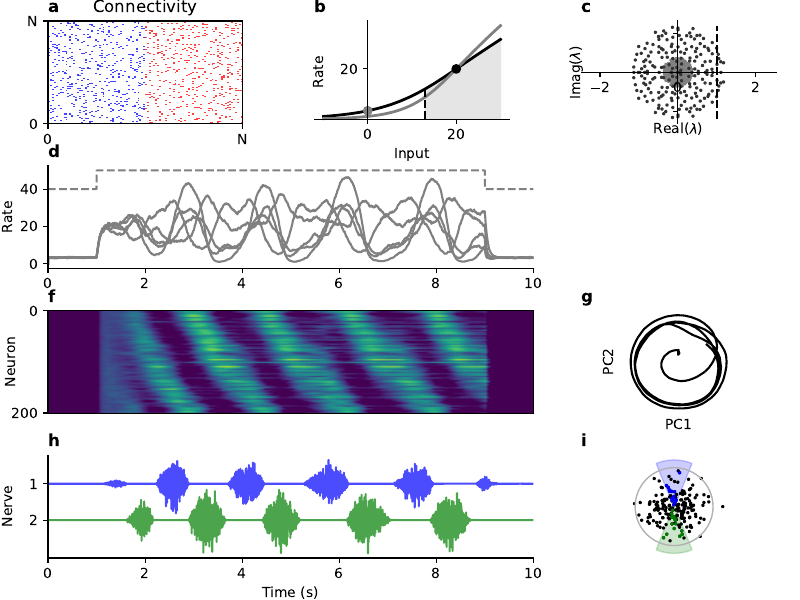

Here is the Python script that generated this plot:
import numpy as np
import matplotlib.pyplot as plt
from spinalsim import *
from astropy.stats.circstats import circcorrcoef,circmean
plt.close('all')
plt.ion()

### Set up simulation
neuron_params = {
    'tau_V' : 50.,
    'seed' : 5,
    'stim_func' : stim_varying_common,
	'gain_func' : gain_const_common,
	'I_e':20.,
    'noise_ampl' : 4.,
    'f_V_func':tanh_f_V,
    'threshold':20.,
    'gain': 1.2,
    'fmax' : 50.,
    'V_init':0.,
    't_steps' : 10000,
    }

conn_params = {
    'N' : 200,
    'C' : .1,
    'frac_inh':.5,
    'g':1.,
    'W_radius':1.0,
    'seed':1,
}

# Generate network connectivity
N = conn_params['N']
N_exc = int(N*(1.-conn_params['frac_inh']))
W = generate_W_dale_by_radius(**conn_params)
eigvals,eigvecs = np.linalg.eig(W)

# Calculate eigenvalue spectrum and dominant eigenmode
max_idx = eigvals.real.argmax()
osc_mode = np.conj(eigvecs[:,max_idx])
neuron_phase = np.angle(osc_mode)
neuron_ampl = np.abs(osc_mode)
phase_sort = np.argsort(neuron_phase)


# Set up input vector
stim_start = 1000
stim_stop = 9000
I_e = neuron_params['threshold']
I_e_vec = np.zeros(neuron_params['t_steps'])
I_e_vec[stim_start:stim_stop] = neuron_params['I_e']
neuron_params['I_e'] = I_e_vec

# Simulate network activity
R = simulate_network(W,**neuron_params)
PCs,proj_PC,var_exp = calc_PCA(R[:,stim_start:stim_stop])

# Calculate nerve readout
flexor = simple_readout(R,neuron_phase,N_exc,exc_phase=np.pi/2,inh_phase=-np.pi/2.,exc_spread=np.pi/8.,inh_spread=np.pi/8.)
extensor = simple_readout(R,neuron_phase,N_exc,exc_phase=-np.pi/2,inh_phase=np.pi/2,exc_spread=np.pi/8.,inh_spread=np.pi/8.)
tvec_s = np.linspace(0,neuron_params['t_steps']/1000,neuron_params['t_steps'])

### For transfer function illustration
V_vec = np.linspace(-10,30,100)
f_vec = np.zeros_like(V_vec)
f_vec2 = np.zeros_like(V_vec)

slope_vec =np.zeros_like(V_vec)
[f_V_func,threshold,gain,fmax] = [neuron_params[key] for key in ['f_V_func','threshold','gain','fmax']]

for i,V in enumerate(V_vec):
    f_vec[i] = f_V_func(V,threshold,gain,fmax)
    f_vec2[i] = f_V_func(V,threshold,1.5*gain,fmax)  
    slope_vec[i] = calc_slope_at_f_V(V,.1,f_V_func,threshold,gain,fmax)

slope_at_rest = calc_slope_at_f_V(0.,.1,f_V_func,threshold,gain,fmax)
slope_at_input = calc_slope_at_f_V(I_e,.1,f_V_func,threshold,gain,fmax)
slope_above_one = np.where(slope_vec>1.)[0]

#### Formate Figure 2
from figure_functions import *

figsize = [8,6]    
fig = plt.figure(figsize=figsize)

n_rows = 4
n_cols = 3

pad_x = .06
pad_y = .035

tot_width_ax = (1.)/n_cols
tot_height_ax = (1.-pad_y)/n_rows
width_ax = tot_width_ax-1.5*pad_x
height_ax = tot_height_ax-2.*pad_y

ax_dict = {}
ax_dict['a']=fig.add_axes(rect=[pad_x,3.*tot_height_ax+2.*pad_y,width_ax,height_ax])
ax_dict['b']=fig.add_axes(rect=[tot_width_ax+pad_x,3.*tot_height_ax+2.*pad_y,width_ax,height_ax])
ax_dict['c']=fig.add_axes(rect=[2.*tot_width_ax+pad_x,3.*tot_height_ax+2.*pad_y,width_ax,height_ax])
ax_dict['d']=fig.add_axes(rect=[pad_x,2.*tot_height_ax+2.*pad_y,2.*(width_ax+pad_x),height_ax])
# ax_dict['e']=fig.add_axes(rect=[2.*tot_width_ax+pad_x,2.*tot_height_ax+2.*pad_y,width_ax,height_ax])
ax_dict['f']=fig.add_axes(rect=[pad_x,tot_height_ax+2.*pad_y,2.*(width_ax+pad_x),height_ax])
ax_dict['g']=fig.add_axes(rect=[2.*tot_width_ax+pad_x,tot_height_ax+2.*pad_y,width_ax,height_ax])#,projection='polar')
ax_dict['h']=fig.add_axes(rect=[pad_x,2.*pad_y,2.*(width_ax+pad_x),height_ax])
ax_dict['i']=fig.add_axes(rect=[2.*tot_width_ax+pad_x,2.*pad_y,width_ax,height_ax])#,projection='polar')

for key in ax_dict.keys():
    ax_dict[key].set_title(key,loc='left',fontweight='bold')

for key in ['b','c','d','h']:
    trim_spines(ax_dict[key])

for key in ['g']:
    remove_spines(ax_dict[key])

for key in ['b','c']:
    set_spines_at_zero(ax_dict[key])

#### Plot subpanels

ax = ax_dict['a']
ax.pcolor(W[::2,::2],cmap='bwr_r',alpha=.75)#,interpolation=None)
# ax.axis('equal')
ax.set_title('Connectivity')
ax.set_xticks([0,100])
ax.set_xticklabels(['0','N'])
ax.set_yticks([0,100])
ax.set_yticklabels(['0','N'])
# ax.axis('off')

ax = ax_dict['b']
ax.plot(V_vec,f_vec,c='k',lw=2)
ax.plot(V_vec,f_vec2,c='.5',lw=2)
ax.plot([0],[f_V_func(0,threshold,gain,fmax)],marker='o',c='.5')
ax.plot([I_e],[f_V_func(I_e,threshold,gain,fmax)],'ko')
ax.fill_between(V_vec,np.zeros(len(V_vec)),f_vec,where=slope_vec>1.,color='.9')
thresh_idx = np.min(np.where(slope_vec>1.)[0])
ax.plot([V_vec[thresh_idx],V_vec[thresh_idx]],[0,f_V_func(V_vec[thresh_idx],threshold,gain,fmax)],'k--')
ax.set_yticks([20])
ax.set_xlabel('Input')
ax.set_ylabel('Rate',labelpad=10)

ax = ax_dict['c']
ax.scatter(slope_at_rest*eigvals.real,slope_at_rest*eigvals.imag,s=2,c='.5')
ax.scatter(slope_at_input*eigvals.real,slope_at_input*eigvals.imag,s=2,c='.2')
ax.plot([1.,1.],[-1.2,1.2],'k--')
ax.set_yticklabels([])
ax.set_xlim([-2.1,2.1])
ax.axis('equal')
ax.set_xlabel('Real($\lambda$)',labelpad=20)
ax.set_ylabel('Imag($\lambda$)',labelpad=60)

ax = ax_dict['d']
ax.plot(tvec_s,R[::40].T,'.5')
ax.plot(tvec_s,40+.5*I_e_vec,ls='--',c='.5')
ax.set_xlim([0,tvec_s[-1]])
ax.set_ylabel('Rate')

ax = ax_dict['f']
ax.imshow(R[phase_sort],vmin=10,vmax=50.,origin='upper',interpolation=None)

ax.set_xticks([])
ax.set_yticks([0,N-1])
ax.set_yticklabels(['0',str(N)])
ax.axis('tight')
ax.set_ylabel('Neuron',labelpad=-5)

ax = ax_dict['g']
ax.plot(proj_PC[0],-proj_PC[1],c='k')
ax.axis('equal')
ax.set_xlabel('PC1')
ax.set_ylabel('PC2',labelpad=-25)

ax = ax_dict['h']
ax.plot(tvec_s,extensor['nerve'],c='green',alpha=.7)
ax.plot(tvec_s,1.2*np.max(extensor['nerve'])+flexor['nerve'],c='blue',alpha=.7)
ax.set_xlim([0,tvec_s[-1]])
ax.set_xlabel('Time (s)')
ax.set_ylabel('Nerve',labelpad=10)
ax.set_yticks([0,1.2*np.max(extensor['nerve'])])
ax.set_yticklabels(['2','1'])

ax = ax_dict['i']
rmax = .8*np.max(np.abs(osc_mode))
x_circle = rmax*np.cos(np.linspace(-np.pi,np.pi,100))
y_circle = rmax*np.sin(np.linspace(-np.pi,np.pi,100))
x_pie_flexor = 1.2*rmax*np.cos(np.linspace(flexor['exc_phase']-flexor['exc_spread'],flexor['exc_phase']+flexor['exc_spread'],100))
y_pie_flexor = 1.2*rmax*np.sin(np.linspace(flexor['exc_phase']-flexor['exc_spread'],flexor['exc_phase']+flexor['exc_spread'],100))
x_pie_extensor = 1.2*rmax*np.cos(np.linspace(extensor['exc_phase']-extensor['exc_spread'],extensor['exc_phase']+extensor['exc_spread'],100))
y_pie_extensor = 1.2*rmax*np.sin(np.linspace(extensor['exc_phase']-extensor['exc_spread'],extensor['exc_phase']+extensor['exc_spread'],100))
ax.fill_between(x_pie_flexor,np.r_[np.linspace(y_pie_flexor[0],0,50),np.linspace(0,y_pie_flexor[-1],50)],y_pie_flexor,color='blue',alpha=.2)
ax.fill_between(x_pie_extensor,np.r_[np.linspace(y_pie_extensor[0],0,50),np.linspace(0,y_pie_extensor[-1],50)],y_pie_extensor,color='green',alpha=.2)
ax.plot(x_circle,y_circle,c='.7',lw=1,ls='-')
ax.scatter(osc_mode.real,osc_mode.imag,s=2.,c='k')
ax.scatter(osc_mode.real[flexor['exc_idx']],osc_mode.imag[flexor['exc_idx']],s=2.,c='b')
ax.scatter(osc_mode.real[extensor['exc_idx']],osc_mode.imag[extensor['exc_idx']],s=2.,c='g')
ax.axis('equal')
ax.axis('off')

plt.savefig('Fig2.pdf')





# Supplementary materials
# figsize = [6,6]    
# fig_suppl = plt.figure(figsize=figsize)
# 
# n_rows = 4
# n_cols = 1
# pad_x = .06
# pad_y = .035
# 
# tot_width_ax = (1.)/n_cols
# tot_height_ax = (1.-pad_y)/n_rows
# width_ax = tot_width_ax-1.5*pad_x
# height_ax = tot_height_ax-2.*pad_y
# 
# ax_dict = {}
# ax_dict['a']=fig_suppl.add_axes(rect=[pad_x,3.*tot_height_ax+2.*pad_y,width_ax,height_ax])
# ax_dict['b']=fig_suppl.add_axes(rect=[pad_x,2.*tot_height_ax+2.*pad_y,width_ax,height_ax])
# ax_dict['c']=fig_suppl.add_axes(rect=[pad_x,1.*tot_height_ax+2.*pad_y,width_ax,height_ax])
# ax_dict['d']=fig_suppl.add_axes(rect=[pad_x,0.*tot_height_ax+2.*pad_y,width_ax,height_ax])
# 
# ax = ax_dict['a']
# ax.imshow(R_hist,origin='lower',interpolation=None,vmax=10)
# ax.plot(np.mean(R,0),lw=2,c='.3')
# ax.plot(np.mean(R,0)-np.std(R,0),lw=1,c='.5')
# ax.plot(np.mean(R,0)+np.std(R,0),lw=1,c='.5')
# ax.axis('tight')
# 
# ax = ax_dict['b']
# ax.plot(tvec_s,I_e_vec,lw=1,c='k',ls='--')
# ax.plot(tvec_s,np.mean(R,0),lw=3,c='.3')
# ax.plot(tvec_s,np.mean(R,0)-np.std(R,0),lw=2,c='.5')
# ax.plot(tvec_s,np.mean(R,0)+np.std(R,0),lw=2,c='.5')
# ax.set_xlim([0,tvec_s[-1]])
# 
# ax = ax_dict['c']
# ax.plot(tvec_s,population_radius)
# ax.plot(tvec_s,population_phase)
# ax.set_xlim([0,tvec_s[-1]])
# 
# ax = ax_dict['d']
# ax.plot(tvec_s,flexor['nerve'],label='eng',c='.75')
# ax.plot(tvec_s,flexor['exc_inp'],label='exc')
# ax.plot(tvec_s,flexor['inh_inp'],label='inh')
# ax.plot(tvec_s,flexor['drive'],label='drive')
# ax.legend(loc='best')
# ax.set_xlim([0,tvec_s[-1]])
# plt.savefig('new_fig2_suppl.pdf')
# 
# 
# figsize = [8,3]    
# fig_psd = plt.figure(figsize=figsize)
# ax_dict = {}
# ax_dict['a']=fig_psd.add_subplot(131)
# ax_dict['b']=fig_psd.add_subplot(132)
# ax_dict['c']=fig_psd.add_subplot(133)
# 
# for key in ax_dict.keys():
#     ax_dict[key].set_title(key,loc='left',fontweight='bold')
#     trim_spines(ax_dict[key])
# 
# ax = ax_dict['a']
# ax.semilogx(freqvec,psd_vec/np.max(psd_vec),'k')
# ax.semilogx(freqvec[peak_idx],psd_vec[peak_idx]/np.max(psd_vec),'b*')
# 
# ax.set_xlabel('Frequency (Hz)')
# ax.set_ylabel('PSD (norm.)')
# 
# ax = ax_dict['b']
# ax.hist(phase_at_peak,bins=np.linspace(-np.pi,np.pi,20))
# ax.set_xlim((-np.pi,np.pi))
# ax.set_xlabel('Neuron phase (rad)')
# ax.set_ylabel('Count')
# 
# ax = ax_dict['c']
# ax.hist(ampl_at_peak/np.max(ampl_at_peak),20)
# ax.set_xlabel('Rate ampl (norm.)')
# ax.set_ylabel('Count')
# 
# plt.tight_layout()
# plt.savefig('new_fig2_psd.pdf')
#   
# 
# 
# figsize = [6,4]    
# fig_phase = plt.figure(figsize=figsize)
# ax_dict = {}
# ax_dict['a']=fig_phase.add_subplot(211)
# ax_dict['b']=fig_phase.add_subplot(223)
# ax_dict['c']=fig_phase.add_subplot(224)
# for key in ax_dict.keys():
#     ax_dict[key].set_title(key,loc='left',fontweight='bold')
#     trim_spines(ax_dict[key])
# 
# ax = ax_dict['a']
# ax.plot(tvec_s,population_phase)
# ax.plot(tvec_s[crossing_idx],np.ones(len(crossing_idx)),'*')
# ax.set_xlabel('Time (s)')
# ax.set_ylabel('Population phase (rad)')
# 
# ax = ax_dict['b']
# for i in range(len(periods_s)):
#     ax.plot(tvec_s[crossing_idx[i]:crossing_idx[i+1]]-tvec_s[crossing_idx[i]],population_phase[crossing_idx[i]:crossing_idx[i+1]])
# 
# ax.set_xlabel('Time (s)')
# ax.set_ylabel('Population phase (rad)')
# 
# ax = ax_dict['c']
# for i in range(len(periods_s)):
#     ax.plot(np.linspace(0,1.,crossing_idx[i+1]-crossing_idx[i]),\
#                         population_phase[crossing_idx[i]:crossing_idx[i+1]])
# 
# ax.plot([0,1],[-np.pi,np.pi],'k--')
# 
# ax.set_xlabel('Time (s)')
# ax.set_ylabel('Population phase (rad)')
# 
# 
# plt.tight_layout()
# plt.savefig('new_fig2_phase.pdf')
# 
# 
# # Plot connectivity matrix
# figsize = [4,4]
# fig_W = plt.figure(figsize=figsize)
# ax = fig_W.add_subplot()
# minmax = np.max(np.abs(W))
# # ax.imshow(W[::2,::2],cmap='bwr_r',alpha=.75,interpolation=None)
# ax.pcolor(W[::2,::2],cmap='bwr_r',alpha=.75)#,interpolation=None)
# 
# ax.axis('equal')
# ax.set_xticks([0,100])
# ax.set_xticklabels(['0','N'])
# ax.set_yticks([0,100])
# ax.set_yticklabels(['0','N'])
# plt.savefig('new_fig2_W_illustration.pdf')
# from scipy.io import savemat
# savedict = {}
# savedict['W']=W
# savemat('connectivity_matrix.mat',savedict)
# 
